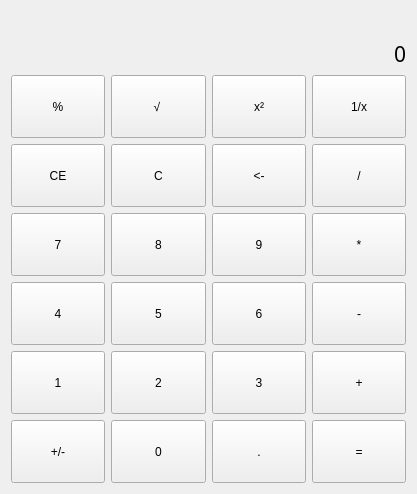
<?xml version="1.0" encoding="UTF-8"?>
<ui version="4.0">
 <class>MainWindow</class>
 <widget class="QMainWindow" name="MainWindow">
  <property name="geometry">
   <rect>
    <x>0</x>
    <y>0</y>
    <width>417</width>
    <height>494</height>
   </rect>
  </property>
  <property name="windowTitle">
   <string>Calculator</string>
  </property>
  <property name="toolButtonStyle">
   <enum>Qt::ToolButtonIconOnly</enum>
  </property>
  <widget class="QWidget" name="centralWidget">
   <layout class="QVBoxLayout" name="verticalLayout_2">
    <item>
     <layout class="QVBoxLayout" name="verticalLayout">
      <item>
       <widget class="QLabel" name="label_stack">
        <property name="sizePolicy">
         <sizepolicy hsizetype="Preferred" vsizetype="Preferred">
          <horstretch>0</horstretch>
          <verstretch>100</verstretch>
         </sizepolicy>
        </property>
        <property name="font">
         <font>
          <family>Microsoft YaHei UI Light</family>
          <pointsize>12</pointsize>
         </font>
        </property>
        <property name="layoutDirection">
         <enum>Qt::LeftToRight</enum>
        </property>
        <property name="text">
         <string/>
        </property>
        <property name="scaledContents">
         <bool>false</bool>
        </property>
        <property name="alignment">
         <set>Qt::AlignRight|Qt::AlignTrailing|Qt::AlignVCenter</set>
        </property>
        <property name="margin">
         <number>5</number>
        </property>
       </widget>
      </item>
      <item>
       <widget class="QLabel" name="label">
        <property name="sizePolicy">
         <sizepolicy hsizetype="Preferred" vsizetype="Preferred">
          <horstretch>0</horstretch>
          <verstretch>100</verstretch>
         </sizepolicy>
        </property>
        <property name="font">
         <font>
          <family>Microsoft YaHei</family>
          <pointsize>16</pointsize>
         </font>
        </property>
        <property name="layoutDirection">
         <enum>Qt::LeftToRight</enum>
        </property>
        <property name="text">
         <string>0</string>
        </property>
        <property name="scaledContents">
         <bool>false</bool>
        </property>
        <property name="alignment">
         <set>Qt::AlignRight|Qt::AlignTrailing|Qt::AlignVCenter</set>
        </property>
        <property name="margin">
         <number>5</number>
        </property>
       </widget>
      </item>
     </layout>
    </item>
    <item>
     <layout class="QGridLayout" name="gridLayout">
      <item row="0" column="0">
       <widget class="QPushButton" name="pushButton_percent">
        <property name="sizePolicy">
         <sizepolicy hsizetype="Minimum" vsizetype="Expanding">
          <horstretch>0</horstretch>
          <verstretch>0</verstretch>
         </sizepolicy>
        </property>
        <property name="text">
         <string>%</string>
        </property>
       </widget>
      </item>
      <item row="0" column="1">
       <widget class="QPushButton" name="pushButton_sqrt">
        <property name="sizePolicy">
         <sizepolicy hsizetype="Minimum" vsizetype="Expanding">
          <horstretch>0</horstretch>
          <verstretch>0</verstretch>
         </sizepolicy>
        </property>
        <property name="text">
         <string>√	</string>
        </property>
       </widget>
      </item>
      <item row="0" column="2">
       <widget class="QPushButton" name="pushButton_square">
        <property name="sizePolicy">
         <sizepolicy hsizetype="Minimum" vsizetype="Expanding">
          <horstretch>0</horstretch>
          <verstretch>0</verstretch>
         </sizepolicy>
        </property>
        <property name="text">
         <string>x²</string>
        </property>
       </widget>
      </item>
      <item row="0" column="3">
       <widget class="QPushButton" name="pushButton_inverse">
        <property name="sizePolicy">
         <sizepolicy hsizetype="Minimum" vsizetype="Expanding">
          <horstretch>0</horstretch>
          <verstretch>0</verstretch>
         </sizepolicy>
        </property>
        <property name="text">
         <string>1/x</string>
        </property>
       </widget>
      </item>
      <item row="1" column="0">
       <widget class="QPushButton" name="pushButton_clearEntry">
        <property name="sizePolicy">
         <sizepolicy hsizetype="Minimum" vsizetype="Expanding">
          <horstretch>0</horstretch>
          <verstretch>0</verstretch>
         </sizepolicy>
        </property>
        <property name="text">
         <string>CE</string>
        </property>
       </widget>
      </item>
      <item row="1" column="1">
       <widget class="QPushButton" name="pushButton_clear">
        <property name="sizePolicy">
         <sizepolicy hsizetype="Minimum" vsizetype="Expanding">
          <horstretch>0</horstretch>
          <verstretch>0</verstretch>
         </sizepolicy>
        </property>
        <property name="text">
         <string>C</string>
        </property>
       </widget>
      </item>
      <item row="1" column="2">
       <widget class="QPushButton" name="pushButton_delete">
        <property name="sizePolicy">
         <sizepolicy hsizetype="Minimum" vsizetype="Expanding">
          <horstretch>0</horstretch>
          <verstretch>0</verstretch>
         </sizepolicy>
        </property>
        <property name="text">
         <string>&lt;-</string>
        </property>
        <property name="shortcut">
         <string>Backspace</string>
        </property>
       </widget>
      </item>
      <item row="1" column="3">
       <widget class="QPushButton" name="pushButton_divide">
        <property name="sizePolicy">
         <sizepolicy hsizetype="Minimum" vsizetype="Expanding">
          <horstretch>0</horstretch>
          <verstretch>0</verstretch>
         </sizepolicy>
        </property>
        <property name="text">
         <string>/</string>
        </property>
        <property name="shortcut">
         <string>/</string>
        </property>
       </widget>
      </item>
      <item row="2" column="0">
       <widget class="QPushButton" name="pushButton_7">
        <property name="sizePolicy">
         <sizepolicy hsizetype="Minimum" vsizetype="Expanding">
          <horstretch>0</horstretch>
          <verstretch>0</verstretch>
         </sizepolicy>
        </property>
        <property name="text">
         <string>7</string>
        </property>
        <property name="shortcut">
         <string>7</string>
        </property>
       </widget>
      </item>
      <item row="2" column="1">
       <widget class="QPushButton" name="pushButton_8">
        <property name="sizePolicy">
         <sizepolicy hsizetype="Minimum" vsizetype="Expanding">
          <horstretch>0</horstretch>
          <verstretch>0</verstretch>
         </sizepolicy>
        </property>
        <property name="text">
         <string>8</string>
        </property>
        <property name="shortcut">
         <string>8</string>
        </property>
       </widget>
      </item>
      <item row="2" column="2">
       <widget class="QPushButton" name="pushButton_9">
        <property name="sizePolicy">
         <sizepolicy hsizetype="Minimum" vsizetype="Expanding">
          <horstretch>0</horstretch>
          <verstretch>0</verstretch>
         </sizepolicy>
        </property>
        <property name="styleSheet">
         <string notr="true">.enjoy-css {
  display: inline-block;
  -webkit-box-sizing: content-box;
  -moz-box-sizing: content-box;
  box-sizing: content-box;
  cursor: pointer;
  padding: 10px 20px;
  border: 1px solid #018dc4;
  -webkit-border-radius: 3px;
  border-radius: 3px;
  font: normal 16px/normal &quot;Times New Roman&quot;, Times, serif;
  color: rgba(255,255,255,0.9);
  -o-text-overflow: clip;
  text-overflow: clip;
  background: #0199d9;
  -webkit-box-shadow: 2px 2px 2px 0 rgba(0,0,0,0.2) ;
  box-shadow: 2px 2px 2px 0 rgba(0,0,0,0.2) ;
  text-shadow: -1px -1px 0 rgba(15,73,168,0.66) ;
  -webkit-transition: all 300ms cubic-bezier(0.42, 0, 0.58, 1);
  -moz-transition: all 300ms cubic-bezier(0.42, 0, 0.58, 1);
  -o-transition: all 300ms cubic-bezier(0.42, 0, 0.58, 1);
  transition: all 300ms cubic-bezier(0.42, 0, 0.58, 1);
}</string>
        </property>
        <property name="text">
         <string>9</string>
        </property>
        <property name="shortcut">
         <string>9</string>
        </property>
       </widget>
      </item>
      <item row="2" column="3">
       <widget class="QPushButton" name="pushButton_multiply">
        <property name="sizePolicy">
         <sizepolicy hsizetype="Minimum" vsizetype="Expanding">
          <horstretch>0</horstretch>
          <verstretch>0</verstretch>
         </sizepolicy>
        </property>
        <property name="text">
         <string>*</string>
        </property>
        <property name="shortcut">
         <string>*</string>
        </property>
       </widget>
      </item>
      <item row="3" column="0">
       <widget class="QPushButton" name="pushButton_4">
        <property name="sizePolicy">
         <sizepolicy hsizetype="Minimum" vsizetype="Expanding">
          <horstretch>0</horstretch>
          <verstretch>0</verstretch>
         </sizepolicy>
        </property>
        <property name="text">
         <string>4</string>
        </property>
        <property name="shortcut">
         <string>4</string>
        </property>
       </widget>
      </item>
      <item row="3" column="1">
       <widget class="QPushButton" name="pushButton_5">
        <property name="sizePolicy">
         <sizepolicy hsizetype="Minimum" vsizetype="Expanding">
          <horstretch>0</horstretch>
          <verstretch>0</verstretch>
         </sizepolicy>
        </property>
        <property name="text">
         <string>5</string>
        </property>
        <property name="shortcut">
         <string>5</string>
        </property>
       </widget>
      </item>
      <item row="3" column="2">
       <widget class="QPushButton" name="pushButton_6">
        <property name="sizePolicy">
         <sizepolicy hsizetype="Minimum" vsizetype="Expanding">
          <horstretch>0</horstretch>
          <verstretch>0</verstretch>
         </sizepolicy>
        </property>
        <property name="text">
         <string>6</string>
        </property>
        <property name="shortcut">
         <string>6</string>
        </property>
       </widget>
      </item>
      <item row="3" column="3">
       <widget class="QPushButton" name="pushButton_minus">
        <property name="sizePolicy">
         <sizepolicy hsizetype="Minimum" vsizetype="Expanding">
          <horstretch>0</horstretch>
          <verstretch>0</verstretch>
         </sizepolicy>
        </property>
        <property name="text">
         <string>-</string>
        </property>
        <property name="shortcut">
         <string>-</string>
        </property>
       </widget>
      </item>
      <item row="4" column="0">
       <widget class="QPushButton" name="pushButton_1">
        <property name="sizePolicy">
         <sizepolicy hsizetype="Minimum" vsizetype="Expanding">
          <horstretch>0</horstretch>
          <verstretch>0</verstretch>
         </sizepolicy>
        </property>
        <property name="text">
         <string>1</string>
        </property>
        <property name="shortcut">
         <string>1</string>
        </property>
       </widget>
      </item>
      <item row="4" column="1">
       <widget class="QPushButton" name="pushButton_2">
        <property name="sizePolicy">
         <sizepolicy hsizetype="Minimum" vsizetype="Expanding">
          <horstretch>0</horstretch>
          <verstretch>0</verstretch>
         </sizepolicy>
        </property>
        <property name="text">
         <string>2</string>
        </property>
        <property name="shortcut">
         <string>2</string>
        </property>
       </widget>
      </item>
      <item row="4" column="2">
       <widget class="QPushButton" name="pushButton_3">
        <property name="sizePolicy">
         <sizepolicy hsizetype="Minimum" vsizetype="Expanding">
          <horstretch>0</horstretch>
          <verstretch>0</verstretch>
         </sizepolicy>
        </property>
        <property name="text">
         <string>3</string>
        </property>
        <property name="shortcut">
         <string>3</string>
        </property>
       </widget>
      </item>
      <item row="4" column="3">
       <widget class="QPushButton" name="pushButton_plus">
        <property name="sizePolicy">
         <sizepolicy hsizetype="Minimum" vsizetype="Expanding">
          <horstretch>0</horstretch>
          <verstretch>0</verstretch>
         </sizepolicy>
        </property>
        <property name="text">
         <string>+</string>
        </property>
        <property name="shortcut">
         <string>+</string>
        </property>
       </widget>
      </item>
      <item row="5" column="0">
       <widget class="QPushButton" name="pushButton_sign">
        <property name="sizePolicy">
         <sizepolicy hsizetype="Minimum" vsizetype="Expanding">
          <horstretch>0</horstretch>
          <verstretch>0</verstretch>
         </sizepolicy>
        </property>
        <property name="text">
         <string>+/-</string>
        </property>
       </widget>
      </item>
      <item row="5" column="1">
       <widget class="QPushButton" name="pushButton_0">
        <property name="sizePolicy">
         <sizepolicy hsizetype="Minimum" vsizetype="Expanding">
          <horstretch>0</horstretch>
          <verstretch>0</verstretch>
         </sizepolicy>
        </property>
        <property name="styleSheet">
         <string notr="true">font: 75 8pt &quot;MS Shell Dlg 2&quot;;</string>
        </property>
        <property name="text">
         <string>0</string>
        </property>
        <property name="shortcut">
         <string>0</string>
        </property>
       </widget>
      </item>
      <item row="5" column="2">
       <widget class="QPushButton" name="pushButton_decimal">
        <property name="sizePolicy">
         <sizepolicy hsizetype="Minimum" vsizetype="Expanding">
          <horstretch>0</horstretch>
          <verstretch>0</verstretch>
         </sizepolicy>
        </property>
        <property name="text">
         <string>.</string>
        </property>
        <property name="shortcut">
         <string>.</string>
        </property>
       </widget>
      </item>
      <item row="5" column="3">
       <widget class="QPushButton" name="pushButton_equals">
        <property name="sizePolicy">
         <sizepolicy hsizetype="Minimum" vsizetype="Expanding">
          <horstretch>0</horstretch>
          <verstretch>0</verstretch>
         </sizepolicy>
        </property>
        <property name="text">
         <string>=</string>
        </property>
        <property name="shortcut">
         <string>Return</string>
        </property>
       </widget>
      </item>
     </layout>
    </item>
   </layout>
  </widget>
 </widget>
 <layoutdefault spacing="6" margin="11"/>
 <resources/>
 <connections/>
</ui>
